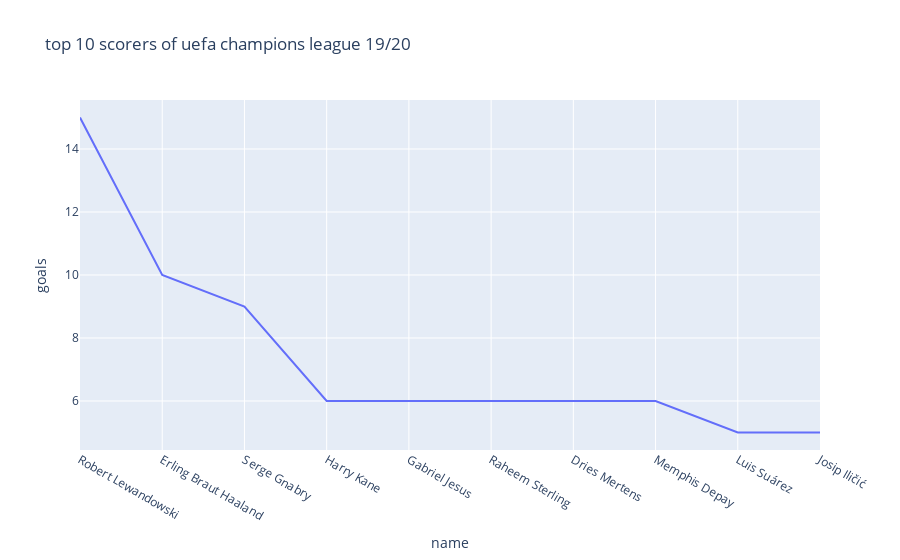

Here is the notebook cell this chart was saved with:
### Code cell
fig = px.line(top_10_scorers, x="name", y="goals", title='top 10 scorers of uefa champions league 19/20')
fig.show()

### Figure 1 — Plotly figure (JSON) as saved in the notebook; plotly's stock layout.template omitted (floating-point values rounded to 4 significant figures)
{"data": [{"hovertemplate": "name=%{x}<br>goals=%{y}<extra></extra>", "legendgroup": "", "line": {"color": "#636efa", "dash": "solid"}, "marker": {"symbol": "circle"}, "mode": "lines", "name": "", "orientation": "v", "showlegend": false, "type": "scatter", "x": ["Robert Lewandowski", "Erling Braut Haaland", "Serge Gnabry", "Harry Kane", "Gabriel Jesus", "Raheem Sterling", "Dries Mertens", "Memphis Depay", "Luis Suárez", "Josip Iličić"], "xaxis": "x", "y": [15, 10, 9, 6, 6, 6, 6, 6, 5, 5], "yaxis": "y"}], "layout": {"legend": {"tracegroupgap": 0}, "title": {"text": "top 10 scorers of uefa champions league 19/20"}, "xaxis": {"anchor": "y", "domain": [0, 1], "title": {"text": "name"}}, "yaxis": {"anchor": "x", "domain": [0, 1], "title": {"text": "goals"}}}}
